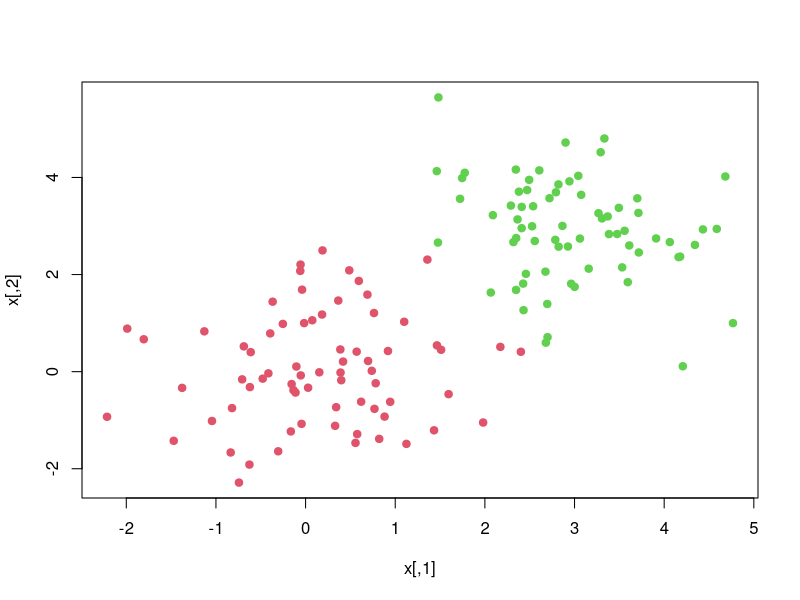
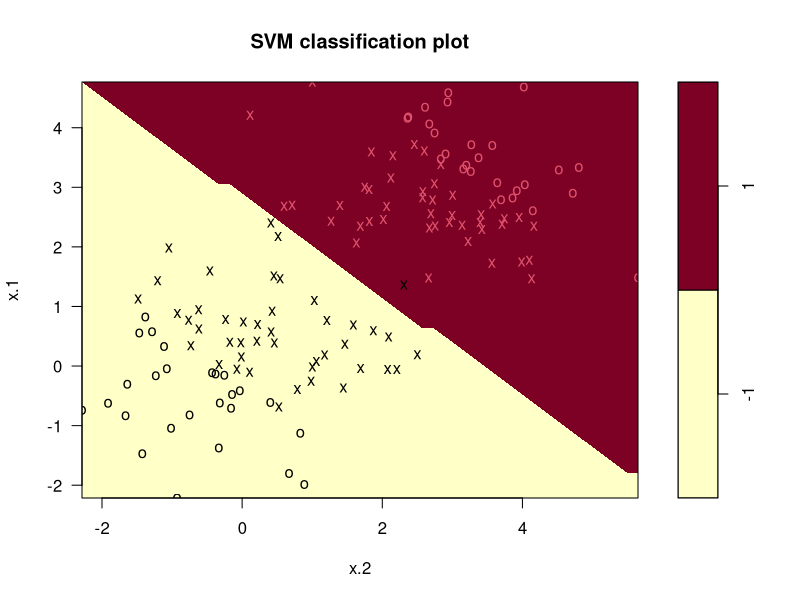
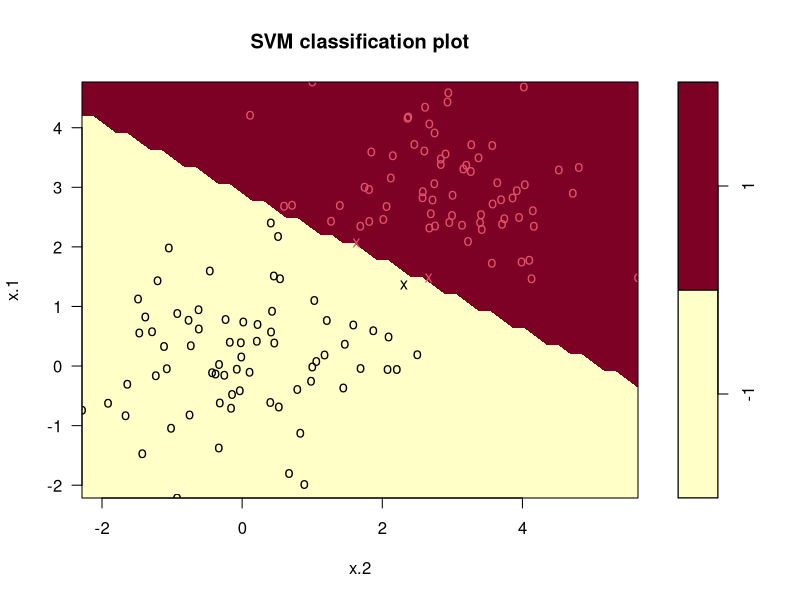

Here is the R script that generated these plots, in order:
####### Team 17: Flynn Hopkins, Dave Maser, TianYu Liu #######

#######TP01#######

#clearing environment variables
rm(list=ls())

#loading scipen for improved quality of life when reading tables
options(scipen = 999)

#calling necessary library for svm and tune
library(e1071)


##9.7.6
#At the end of Section 9.6.1, it is claimed that in the case of data that
#is just barely linearly separable, a support vector classifier with a
#small value of cost that misclassifies a couple of training observations
#may perform better on test data than one with a huge value of cost
#that does not misclassify any training observations. You will now
#investigate this claim.


##6A
#Generate two-class data with p = 2 in such a way that the classes
#are just barely linearly separable.


#setting the seed for consistent data
set.seed(1)

#generating x and y training data using matrix
x <- matrix(rnorm(140 * 2), ncol = 2)
y <- c(rep(-1, 70), rep(1, 70))
x[y == 1, ] <- x[y == 1, ] + 3
plot(x, col = (y + 5) / 2, pch = 19)
train.dat <- data.frame(x = x, y = as.factor(y))



####################################################################



##6B
#Compute the cross-validation error rates for support vector
#classifiers with a range of cost values. How many training
#errors are misclassified for each value of cost considered, and how
#does this relate to the cross-validation errors obtained?



#Computing cross validation error rates for our range of cost values
costs <- c(0.001,0.01,0.1,1,10,100,1000,10000)
tune.fit.train <- tune(svm, y ~., data = train.dat, kernel = "linear", ranges = list(cost = costs))
summary(tune.fit.train)



#Determining how many points were miss classified for each cost value using train data
#Cost = 0.001
svmfit.train1 <- svm(y ~ ., data = train.dat, kernel = "linear", cost=0.001)
pred.train1 <- predict(svmfit.train1, train.dat)
table(predict = pred.train1, truth = train.dat$y)
#3 misclassifictions


#Cost = 0.01
svmfit.train2 <- svm(y ~ ., data = train.dat, kernel = "linear", cost=0.01)
pred.train2 <- predict(svmfit.train2, train.dat)
table(predict = pred.train2, truth = train.dat$y)
#1 misclassification


#Cost = 0.1
svmfit.train3 <- svm(y ~ ., data = train.dat, kernel = "linear", cost=0.1)
pred.train3 <- predict(svmfit.train3, train.dat)
table(predict = pred.train3, truth = train.dat$y)
#2 misclassifications


#Cost = 1
svmfit.train4 <- svm(y ~ ., data = train.dat, kernel = "linear", cost=1)
pred.train4 <- predict(svmfit.train4, train.dat)
table(predict = pred.train4, truth = train.dat$y)
#2 misclassifications


#Cost = 10
svmfit.train5 <- svm(y ~ ., data = train.dat, kernel = "linear", cost=10)
pred.train5 <- predict(svmfit.train5, train.dat)
table(predict = pred.train5, truth = train.dat$y)
#0 misclassifications


#Cost = 100
svmfit.train6 <- svm(y ~ ., data = train.dat, kernel = "linear", cost=100)
pred.train6 <- predict(svmfit.train6, train.dat)
table(predict = pred.train6, truth = train.dat$y)
#0 misclassifications


#Cost = 1000
svmfit.train7 <- svm(y ~ ., data = train.dat, kernel = "linear", cost=1000)
pred.train7 <- predict(svmfit.train7, train.dat)
table(predict = pred.train7, truth = train.dat$y)
#0 misclassifications


#Cost = 10000
svmfit.train8 <- svm(y ~ ., data = train.dat, kernel = "linear", cost=10000)
pred.train8 <- predict(svmfit.train8, train.dat)
table(predict = pred.train8, truth = train.dat$y)
#0 misclassifications


##These misclassifications relate relatively similarly to the cross-validation
##error rates produced by the tune model. Costs of 100, 1000, and 10000 produce
##error rates of 0.00 when cross-validated, so it makes sense that they would have
##zero misclassifications. Costs 0.001, 0.01, 0.1, and 1 all has some misclassifications
##that generally follow the relative amount of cross-validation error associated
##with each cost value. What is undetermind is why the cost value of 10 has zero
##misclassifications while having a non-zero cross-validation error rate.
##This could potentially have to do with the sample size/range of data that we
##arbitrarily chose for this problem, or some other factor.


###################################################################


##6C
#Generate an appropriate test data set, and compute the test
#errors corresponding to each of the values of cost considered.
#Which value of cost leads to the fewest test errors, and how
#does this compare to the values of cost that yield the fewest
#training errors and the fewest cross-validation errors?


##Generating test data set
xtest <- matrix(rnorm(140 * 2), ncol = 2)
ytest <- sample(c(-1, 1), 140, rep = TRUE)
xtest[ytest == 1, ] <- xtest[ytest == 1, ] + 3
test.dat <- data.frame(x = xtest, y = as.factor(ytest))


#Determining how many points were miss classified for each cost value using test data
#Cost = 0.001
pred.test1 <- predict(svmfit.train1, test.dat)
table(predict = pred.test1, truth = test.dat$y)
#4 misclassifications


#Cost = 0.01
pred.test2 <- predict(svmfit.train2, test.dat)
table(predict = pred.test2, truth = test.dat$y)
#5 misclassifications


#Cost = 0.1
pred.test3 <- predict(svmfit.train3, test.dat)
table(predict = pred.test3, truth = test.dat$y)
#6 misclassifications


#Cost = 1
pred.test4 <- predict(svmfit.train4, test.dat)
table(predict = pred.test4, truth = test.dat$y)
#5 misclassifications


#Cost = 10
pred.test5 <- predict(svmfit.train5, test.dat)
table(predict = pred.test5, truth = test.dat$y)
#6 misclassifications


#Cost = 100
pred.test6 <- predict(svmfit.train6, test.dat)
table(predict = pred.test6, truth = test.dat$y)
#6 misclassifications


#Cost = 1000
pred.test7 <- predict(svmfit.train7, test.dat)
table(predict = pred.test7, truth = test.dat$y)
#6 misclassifications


#Cost = 10000
pred.test8 <- predict(svmfit.train8, test.dat)
table(predict = pred.test8, truth = test.dat$y)
#6 misclassifications


##What we find here is that the lowest cost value that has the fewest misclassifications
##is 0.001, our minimal value. Not only that, in general the higher numbers of
##misclassification occurred out our higher cost values. This is what the initial
##statement that motivated this problem predicted, that a smaller cost value would
##perform better on test data than a larger one. We see this when we compare the
##test error misclassification to both the train error misclassification and
##cross-validation training error.



######################################################################



##6D
#Discuss your results.



##This is the classic case of bias/variance trade-off in machine learning.
##When creating a model, one must balance the line between pushing for maximum
##performance and over fitting. In the case of our training results, our model
##was able to achieve zero error and zero misclassifications because it was able
##to perfectly adjust itself, squeezing in its margins until a perfect 1-D
##hyper plane was achieved. When compared to the test data, these models involving
##high cost parameters performed poorly due to their over fit, making them unrealistic
##for real data. Smaller cost values perform better when compared to test data
##due to there wide margins and increased flexibility.


#cost = 0.01 summary index's and plot
svmfit.train2$index
summary(svmfit.train2)
plot(svmfit.train2, train.dat)


#cost = 100 summary index's and plot
svmfit.train6$index
summary(svmfit.train6)
plot(svmfit.train6, train.dat)

